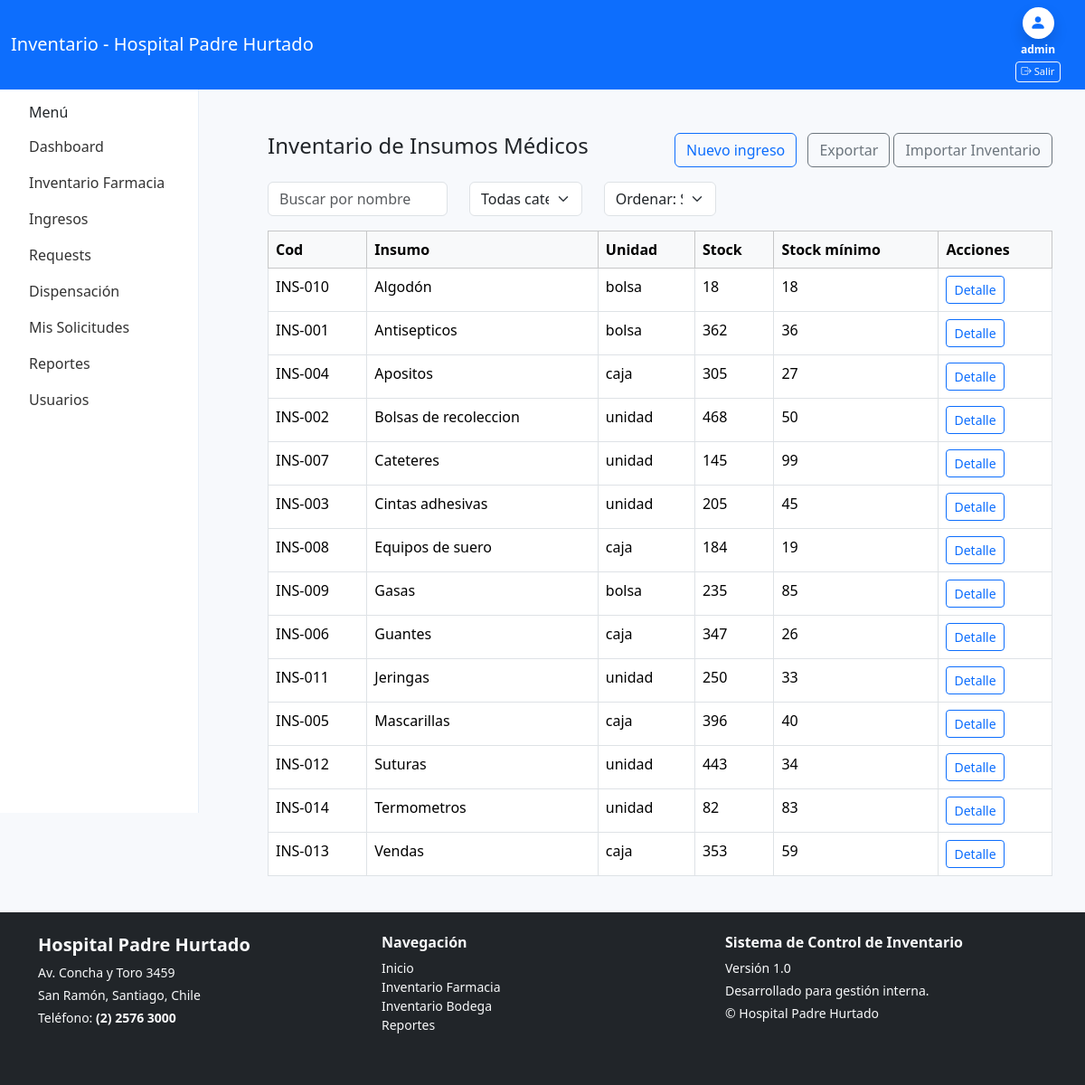
/inventario/ (signed in), run on the app's committed database.
### inventario/models.py (models this page shows, shortened)
class Insumo(models.Model):
    codigo = models.CharField(max_length=50, unique=True, blank=True)
    nombre = models.CharField(max_length=200)
    unidad = models.CharField(max_length=50)
    stock = models.IntegerField(default=0)
    stock_minimo = models.IntegerField(default=0)

### inventario/views.py (the view)
# urls.py: path('', views.inventory_list, name='inventory_list'),
@login_required
def inventory_list(request):
    insumos = Insumo.objects.all().order_by("nombre")
    return render(request, "inventario/inventory_list.html", {"insumos": insumos})

### inventario/templates/inventario/inventory_list.html (shortened to what this page needs)
{% extends "core/base.html" %}
{% block principal %}
<div class="container mt-4">
  <div class="d-flex justify-content-between align-items-center mb-3">
    <h4>Inventario de Insumos Médicos</h4>
    <div>
      <a class="btn btn-outline-primary me-2" href="{% url 'inventario:register_entry' %}">Nuevo ingreso</a>
      <a class="btn btn-outline-secondary" href="{% url 'reports' %}">Exportar</a>
      <a class="btn btn-outline-secondary" href="{% url 'inventario:import_inventory' %}">Importar Inventario</a>
    </div>
  </div>
  <div class="row mb-3">
    <div class="col-md-3"><input class="form-control" placeholder="Buscar por nombre"></div>
    <div class="col-md-2"><select class="form-select"><option>Todas categorías</option></select></div>
    <div class="col-md-2"><select class="form-select"><option>Ordenar: Stock</option></select></div>
  </div>
  <table class="table table-bordered table-hover">
    <thead class="table-light">
      <tr><th>Cod</th><th>Insumo</th><th>Unidad</th><th>Stock</th><th>Stock mínimo</th><th>Acciones</th></tr>
    </thead>
    <tbody>
      {% for insumo in insumos %}
      <tr>
        <td>{{ insumo.codigo }}</td>
        <td>{{ insumo.nombre }}</td>
        <td>{{ insumo.unidad }}</td>
        <td>{{ insumo.stock }}</td>
        <td>{{ insumo.stock_minimo }}</td>
        <td>
          <a class="btn btn-sm btn-outline-primary" href="#">Detalle</a>
        </td>
      </tr>
      {% empty %}
      <tr>
        <td colspan="6" class="text-center">No hay insumos en el inventario.</td>
      </tr>
      {% endfor %}
    </tbody>
  </table>
</div>
{% endblock %}

### core/templates/core/base.html (shortened to what this page needs)
{% load static %}
<!doctype html>
<html lang="es">
<head>
  <link href="https://cdn.jsdelivr.net/npm/bootstrap@5.3.2/dist/css/bootstrap.min.css" rel="stylesheet">
  <link rel="stylesheet" href="https://cdn.jsdelivr.net/npm/bootstrap-icons@1.10.5/font/bootstrap-icons.css">
</head>
<body class="d-flex flex-column min-vh-100">
<nav class="navbar navbar-expand-lg app-header">
  <div class="container-fluid">
    <a class="navbar-brand text-white" href="{% url 'dashboard' %}">Inventario - Hospital Padre Hurtado</a>
    <div class="d-flex">
      {% if request.user.is_authenticated %}
          <div class="d-flex flex-column align-items-center text-white" style="min-width:80px;">
          <div class="rounded-circle bg-white d-flex justify-content-center align-items-center shadow" style="width:35px; height:35px;">
            <i class="bi bi-person-fill" style="font-size:18px; color:#0d6efd;"></i>
          </div>
          <div style="font-size:0.75rem; margin-top:3px; text-align:center;">
            <strong>{{ user.username }}</strong>
          </div>
          <a href="{% url 'logout' %}" class="btn btn-outline-light btn-sm mt-1" style="font-size:0.70rem; padding: 2px 6px; white-space: nowrap; width: auto !important;">
            <i class="bi bi-box-arrow-right"></i>
            Salir
          </a>
        </div>
      {% else %}
        <a class="btn btn-outline-light btn-sm" href="{% url 'login' %}">Iniciar sesión</a>
      {% endif %}
    </div>
  </div>
</nav>
<div class="d-flex">
  <aside class="sidebar p-3">
    <h6 class="px-3">Menú</h6>
    {% with current=request.resolver_match.url_name %}
    <ul class="nav flex-column">
    {% if request.user.is_authenticated %}
      {% if request.user.perfil.rol == "ADMIN" or request.user.perfil.rol == "JEFE_BODEGA" or request.user.perfil.rol == "JEFE_FARMACIA" %}
      <li class="nav-item">
        <a class="nav-link {% if current == 'dashboard' %}active{% endif %}" href="{% url 'dashboard' %}">
            Dashboard
        </a>
      </li>
      {% endif %}
      {% if request.user.perfil.rol == "FUNC_FARMACIA" or request.user.perfil.rol == "JEFE_FARMACIA" %}
      <li class="nav-item">
        <a class="nav-link {% if current == 'lista' %}active{% endif %}"
          href="{% url 'farmacia:medicamentos_lista' %}">
          Inventario Farmacia
        </a>
      </li>
      {% endif %}
      <li class="nav-item">
        <a class="nav-link {% if current == 'register_entry' %}active{% endif %}" href="{% url 'inventario:register_entry' %}">Ingresos</a>
      </li>
      <li class="nav-item">
        <a class="nav-link {% if current == 'solicitudes_listar' %}active{% endif %}" href="{% url 'inventario:solicitudes_listar' %}">Requests</a>
      </li>
      {% if request.user.perfil.rol == "FUNC_FARMACIA" or request.user.perfil.rol == "JEFE_FARMACIA" %}
      <li class="nav-item">
        <a class="nav-link {% if current == 'dispense' %}active{% endif %}" href="{% url 'farmacia:dispense' %}">Dispensación</a>
      </li>
      <li class="nav-item">
        <a class="nav-link {% if current == 'solicitudes_mias' %}active{% endif %}" href="{% url 'farmacia:solicitudes_mias' %}">Mis Solicitudes</a>
      </li>
      {% endif %}
      <li class="nav-item">
        <a class="nav-link {% if current == 'reports' %}active{% endif %}" href="{% url 'reports' %}">Reportes</a>
      </li>
    {% endif %}
      {% if user.is_authenticated and user.is_superuser %}
      <li class="nav-item">
        <a class="nav-link {% if current == 'manage_users' %}active{% endif %}" href="{% url 'manage_users' %}">Usuarios</a>
      </li>
      {% endif %}
    </ul>
    {% endwith %}
  </aside>
  <main class="flex-fill p-4">
    {% block principal %}
    {% endblock %}
  </main>
</div>
<footer class="bg-dark text-light mt-auto py-4">
  <div class="container">
    <div class="row">
      <div class="col-md-4 mb-3">
        <h5 class="fw-bold">Hospital Padre Hurtado</h5>
        <p class="small mb-1">Av. Concha y Toro 3459</p>
        <p class="small mb-1">San Ramón, Santiago, Chile</p>
        <p class="small">Teléfono: <strong>(2) 2576 3000</strong></p>
      </div>
      <div class="col-md-4 mb-3">
        <h6 class="fw-bold">Navegación</h6>
        <ul class="list-unstyled small">
          <li><a href="/" class="text-light text-decoration-none">Inicio</a></li>
          <li><a href="/farmacia/" class="text-light text-decoration-none">Inventario Farmacia</a></li>
          <li><a href="/bodega/" class="text-light text-decoration-none">Inventario Bodega</a></li>
          <li><a href="/reportes/" class="text-light text-decoration-none">Reportes</a></li>
        </ul>
      </div>
      <div class="col-md-4 mb-3">
        <h6 class="fw-bold">Sistema de Control de Inventario</h6>
        <p class="small mb-1">Versión 1.0</p>
        <p class="small mb-1">Desarrollado para gestión interna.</p>
        <p class="small">© {{ now|date:"Y" }} Hospital Padre Hurtado</p>
      </div>
    </div>
</footer>
</body>
</html>

### core/templates/core/base.html (style rules this page uses)
body { background:#f7f9fc; }
.sidebar { min-width: 220px; max-width: 260px; background: #fff; border-right:1px solid #e6eef8; height:100vh; padding-top:1rem; position:fixed; }
main.flex-fill { margin-left: 260px; }
.app-header { background: #0d6efd; color: #fff; }
.sidebar .nav { padding-left:0; }
.sidebar .nav-link { color:#333; }

### data on the page
Insumo: codigo "INS-010", nombre "Algodón", unidad "bolsa", stock "18", stock_minimo "18"
Insumo: codigo "INS-001", nombre "Antisepticos", unidad "bolsa", stock "362", stock_minimo "36"
Insumo: codigo "INS-004", nombre "Apositos", unidad "caja", stock "305", stock_minimo "27"
Insumo: codigo "INS-002", nombre "Bolsas de recoleccion", unidad "unidad", stock "468", stock_minimo "50"
Insumo: codigo "INS-007", nombre "Cateteres", unidad "unidad", stock "145", stock_minimo "99"
Insumo: codigo "INS-003", nombre "Cintas adhesivas", unidad "unidad", stock "205", stock_minimo "45"
Insumo: codigo "INS-008", nombre "Equipos de suero", unidad "caja", stock "184", stock_minimo "19"
Insumo: codigo "INS-009", nombre "Gasas", unidad "bolsa", stock "235", stock_minimo "85"
Insumo: codigo "INS-006", nombre "Guantes", unidad "caja", stock "347", stock_minimo "26"
Insumo: codigo "INS-011", nombre "Jeringas", unidad "unidad", stock "250", stock_minimo "33"
Insumo: codigo "INS-005", nombre "Mascarillas", unidad "caja", stock "396", stock_minimo "40"
Insumo: codigo "INS-012", nombre "Suturas", unidad "unidad", stock "443", stock_minimo "34"
Insumo: codigo "INS-014", nombre "Termometros", unidad "unidad", stock "82", stock_minimo "83"
Insumo: codigo "INS-013", nombre "Vendas", unidad "caja", stock "353", stock_minimo "59"

### other printed values
{{ user.username }} "admin"
